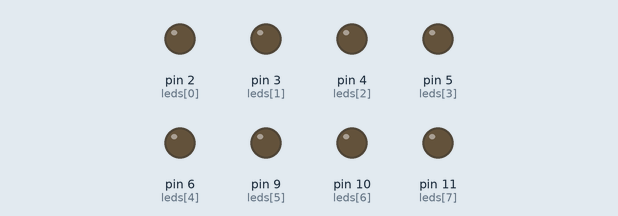
The sketch below on a simulated Arduino Uno, built with avr-gcc and run on an emulated ATmega328P. On the bench: output pins drawn as LEDs (lit = HIGH).

Above: at 0.05 s.
At 4.95 s:
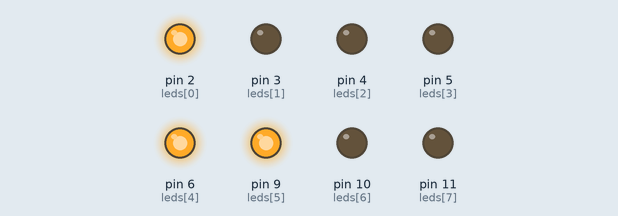
At 9.95 s:
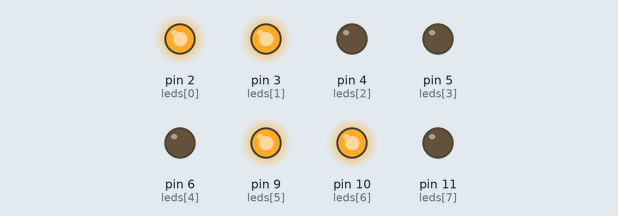
At 19.95 s:
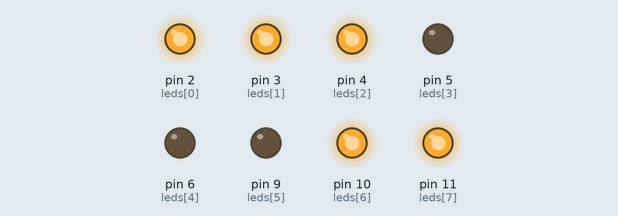
At 29.86 s:
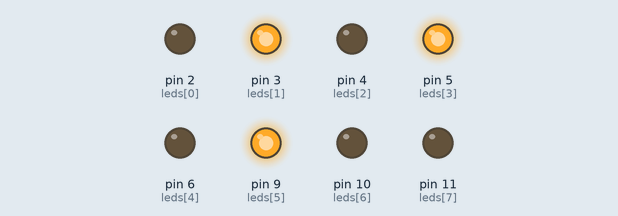
At 39.86 s:
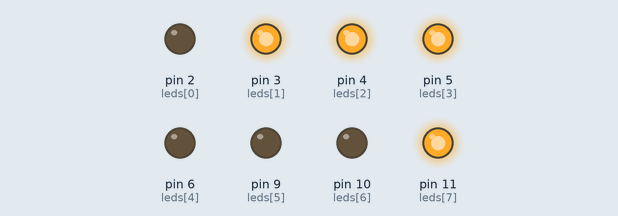
Timing chart, 0 to 40.0 s (numbered marks = the images above):
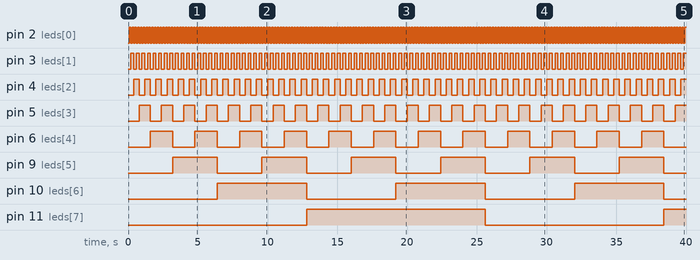

The sketch:

1_contador_ascendente.ino
```cpp
unsigned char leds[]={2,3,4,5,6,9,10,11};
unsigned char contador=0;


void setup() {
  // put your setup code here, to run once:
  for (unsigned char i=0;i<sizeof(leds); i++)
  pinMode(leds[i],OUTPUT);


}

void decToBin(unsigned char decimal){
  unsigned char residuo=0;
  unsigned char cociente=decimal;

  for(unsigned char i=0;i<sizeof(leds); i++){


     residuo = cociente % 2;
     cociente = cociente / 2;

      if(residuo ==1)

    digitalWrite(leds[i],HIGH);
    else

     digitalWrite(leds[i],LOW);

    }

  }

void loop() {
  delay(100);
if(contador==255)
contador=0;

else
contador++;

decToBin(contador);

}
```

Measured:
- by itself, pin 2 (leds[0]): alternates HIGH for 0.10 s and LOW for 0.10 s
- by itself, pin 3 (leds[1]): alternates HIGH for 0.20 s and LOW for 0.20 s
- by itself, pin 4 (leds[2]): alternates HIGH for 0.40 s and LOW for 0.40 s
- by itself, pin 5 (leds[3]): alternates HIGH for 0.80 s and LOW for 0.80 s
- by itself, pin 6 (leds[4]): alternates HIGH for 1.6 s and LOW for 1.6 s
- by itself, pin 9 (leds[5]): alternates HIGH for 3.2 s and LOW for 3.2 s
- by itself, pin 10 (leds[6]): alternates HIGH for 6.4 s and LOW for 6.4 s
- by itself, pin 11 (leds[7]): LOW → HIGH at 12.8 s, → LOW 12.8 s later, → HIGH 12.8 s later
